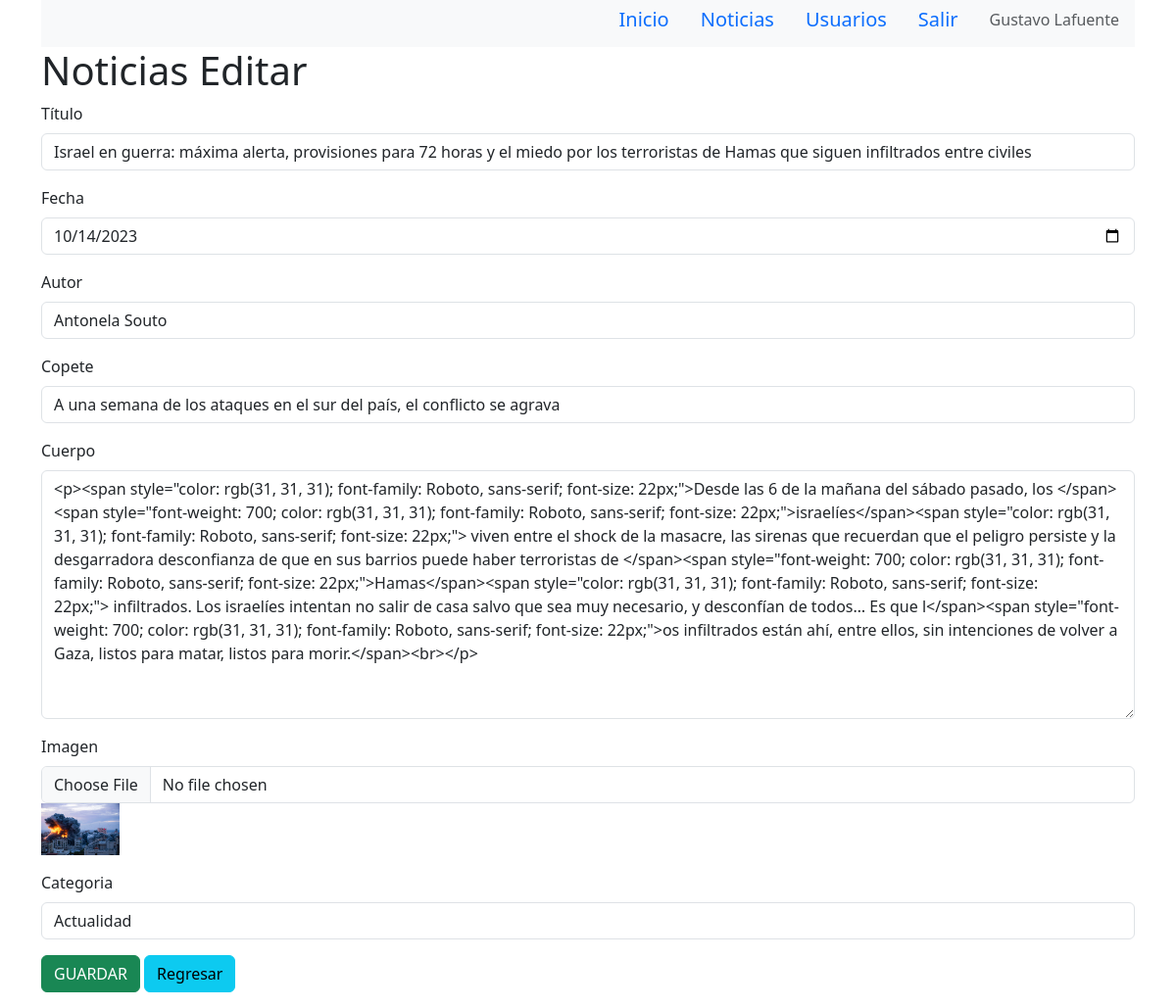
Page /admin/noticias_editar.php?id_noticia=17 (signed in) on the committed database.
### tables this page shows
CREATE TABLE `noticias` (
  `id_noticia` int(11) NOT NULL,
  `id_usuario` int(11) NOT NULL,
  `titulo` text NOT NULL,
  `fecha` date NOT NULL,
  `autor` text NOT NULL,
  `copete` text NOT NULL,
  `cuerpo` text NOT NULL,
  `imagen` varchar(255) NOT NULL,
  `categoria` varchar(30) NOT NULL
);

### admin/noticias_editar.php (the view, shortened to what this page needs)
<?php
extract($_REQUEST);
?>
<!DOCTYPE html>
<html lang="es">
<head>
    <link href="../lib/bootstrap-5.3.2/css/bootstrap.min.css" rel="stylesheet">
    <link href="https://cdn.jsdelivr.net/npm/summernote@0.8.18/dist/summernote.min.css" rel="stylesheet">
</head>
<body>
    <div class="container">
        <?php require("menu.php"); ?>
        <h1>Noticias Editar</h1>
        <?php
        require("conexion.php");
        $conexion = mysqli_connect($server_db, $usuario_db, $password_db)
            or die("No se puede conectar con el servidor");
        mysqli_select_db($conexion, $base_db)
            or die("No se puede seleccionar la base de datos");
        $instruccion = "select * from noticias where id_noticia=$id_noticia";
        $consulta = mysqli_query($conexion, $instruccion) or die("no pudo consultar");
        $resultado = mysqli_fetch_array($consulta);
        ?>
        <form action="noticias_editar_guardar.php" method="post" enctype="multipart/form-data">
            <div class="mb-3">
                <label for="titulo" class="form-label">Título</label>
                <input type="text" class="form-control" id="titulo" name="titulo" placeholder="titulo" required
                    value="<?php print($resultado['titulo']); ?>">
            </div>
            <div class="mb-3">
                <label for="titulo" class="form-label">Fecha</label>
                <input type="date" class="form-control" id="fecha" name="fecha" placeholder="fecha(año-mes-día)" required
                    value="<?php print($resultado['fecha']); ?>">
            </div>
            <div class="mb-3">
                <label for="titulo" class="form-label">Autor</label>
                <input type="text" class="form-control" id="autor" name="autor" placeholder="autor" required
                    value="<?php print($resultado['autor']); ?>">
            </div>
            <div class="mb-3">
                <label for="copete" class="form-label">Copete</label>
                <input type="text" class="form-control" id="copete" name="copete" required
                    value="<?php print($resultado['copete']); ?>">
            </div>
            <div class="mb-3">
                <label for="cuerpo" class="form-label">Cuerpo</label>
                <textarea rows="10" class="form-control" id="cuerpo" name="cuerpo"
                    required><?php print($resultado['cuerpo']); ?></textarea>
            </div>
            <div class="mb-3">
                <label for="imagen" class="form-label">Imagen</label>
                <input type="file" class="form-control" id="imagen" name="imagen"></input>
                <img src="../imagenes_subidas/<?php print($resultado['imagen']); ?>" width="80px">
            </div>
            <div class="mb-3">
                <label for="categoria" class="form-label">Categoria</label>
                <select class="form-control" id="categoria" name="categoria" required>
                    <option value="Actualidad" <?php if ($resultado['categoria'] == "Actualidad")
                        print("selected"); ?>>
                        Actualidad</option>
                </select>
            </div>
            <div class="mb-3">
                <input type="submit" class="btn btn-success" id="enviar" name="enviar" value="GUARDAR">
                <a href="noticias.php" class="btn btn-info">Regresar</a>
            </div>
        </form>
    </div>
</body>
</html>

### rows in the picture
noticias: titulo "Israel en guerra: máxima alerta, provisiones para 72 horas y el miedo por los terroristas de Hamas que siguen infiltrados entre civiles", fecha "10/14/2023", autor "Antonela Souto", copete "A una semana de los ataques en el sur del país, el conflicto se agrava", cuerpo "<p><span style=\"color: rgb(31, 31, 31); font-family: Roboto, sans-serif; font-size: 22px;\">Desde las 6 de la mañana del sábado pasado, los </span><span style=\"font-weight: 700; color: rgb(31, 31, 31); font-family: Roboto, sans-serif; font-size: 22px;\">israelíes</span><span style=\"color: rgb(31, 31, 31); font-family: Roboto, sans-serif; font-size: 22px;\"> viven entre el shock de la masacre, las sirenas que recuerdan que el peligro persiste y la desgarradora desconfianza de que en sus barrios puede haber terroristas de </span><span style=\"font-weight: 700; color: rgb(31, 31, 31); font-family: Roboto, sans-serif; font-size: 22px;\">Hamas</span><span style=\"color: rgb(31, 31, 31); font-family:…", imagen (picture), categoria "Actualidad"

### other values in the picture
$_SESSION['nombre'] "Gustavo"
$_SESSION['apellido'] "Lafuente"
